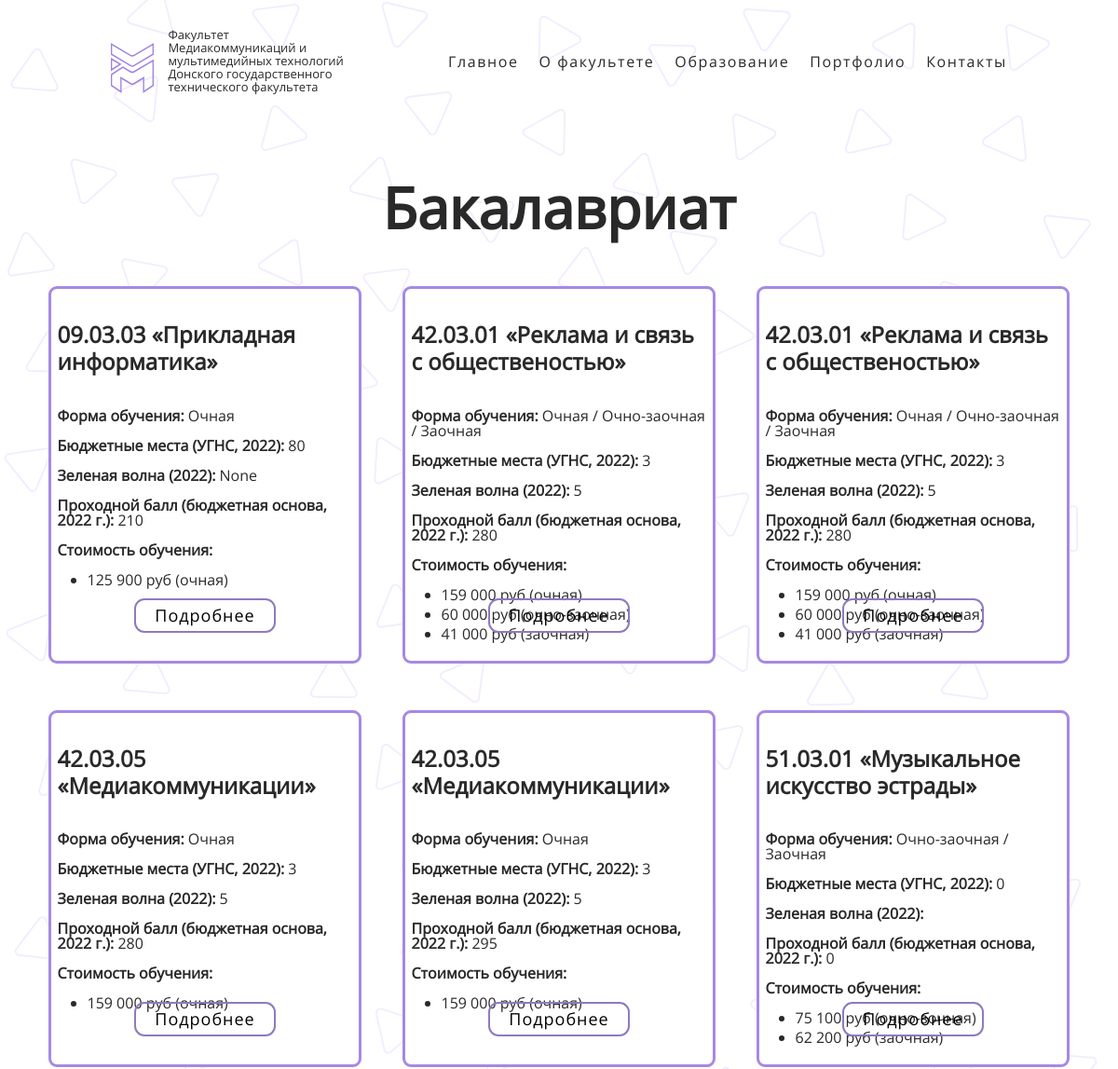
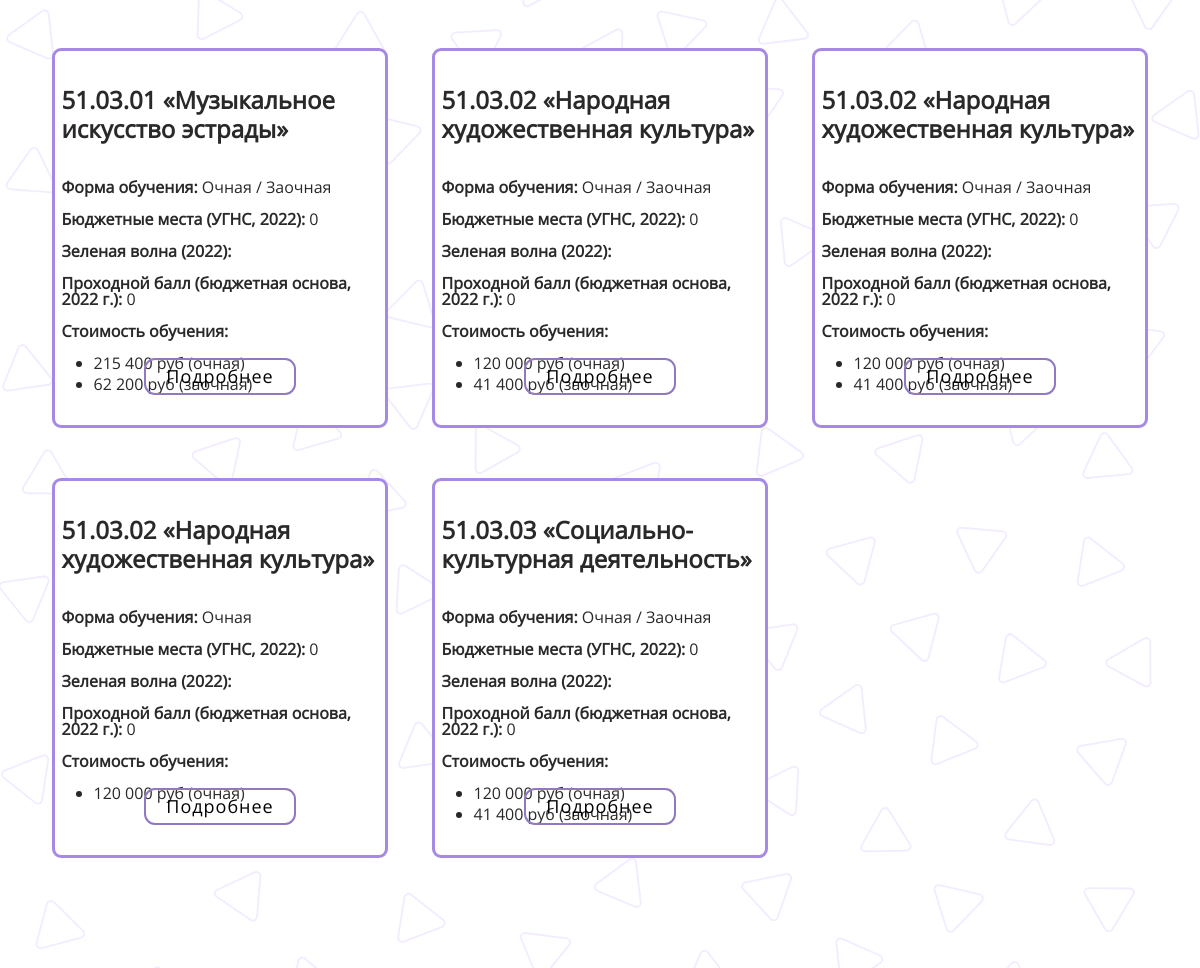
Page /education/ (upper part) on the earlier database version (2 pictures, top to bottom).
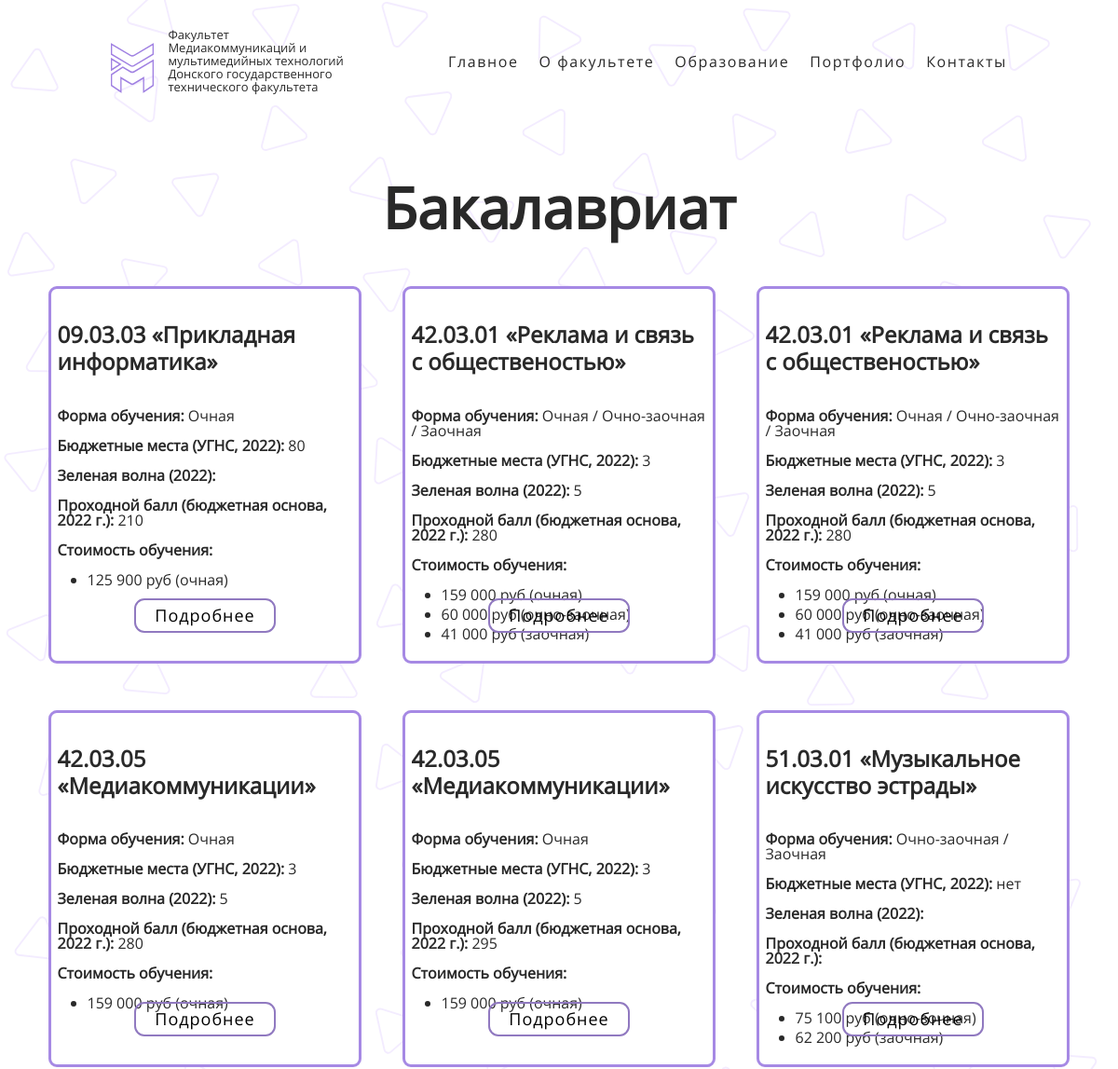
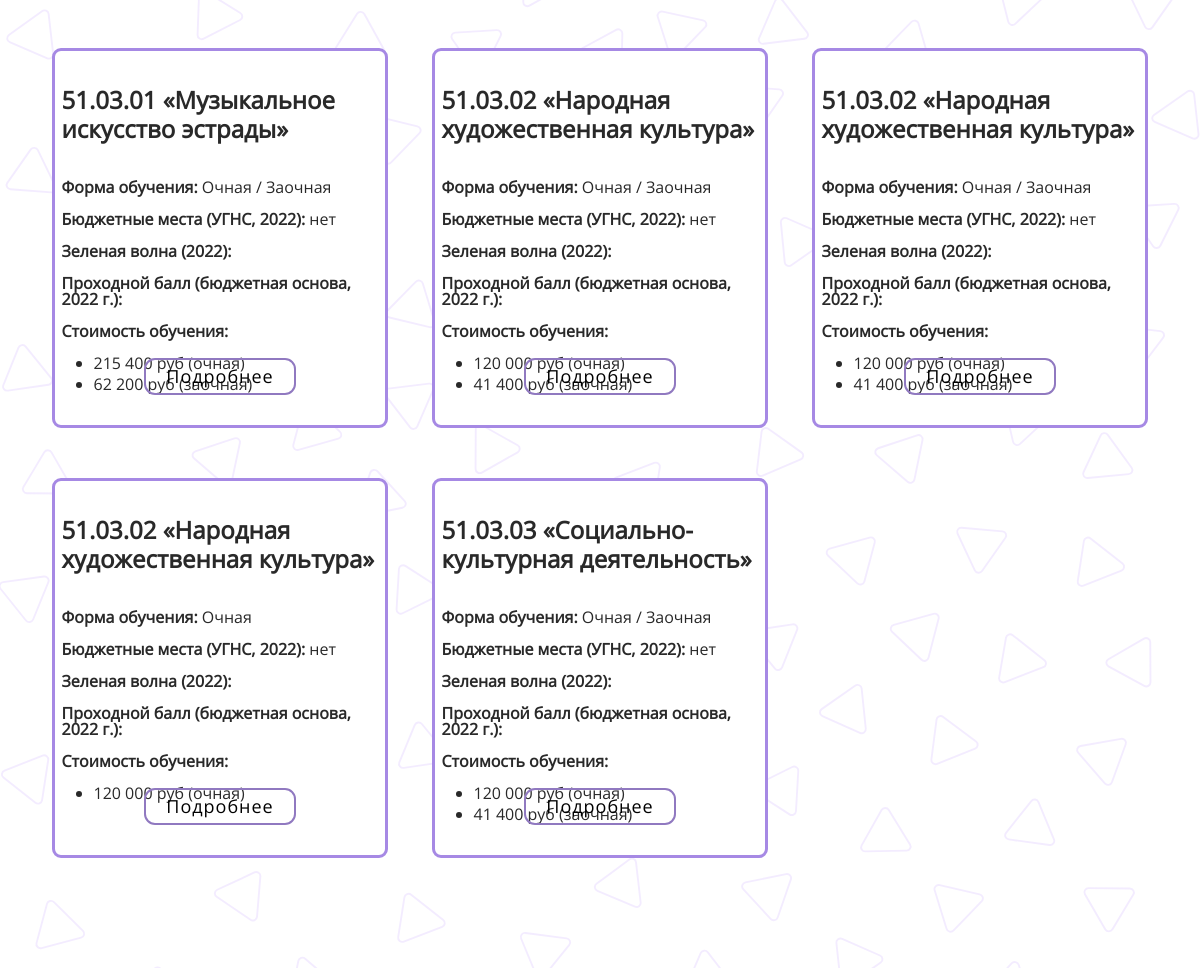
Same page on the later database version (2 pictures, top to bottom).
### mkmt/models.py (models this page shows, shortened)
class studyingPrograms(models.Model):
    title = models.CharField(max_length = 255, verbose_name='Программа обучения')
    formOfEdu = models.TextField(blank = True, verbose_name='Форма обучения')
    budgetPlaces = models.IntegerField(blank = True, verbose_name='Бюджетные места')
    greenWave = models.IntegerField(blank = True, null = True, verbose_name='Зеленая волна')
    passingScore = models.IntegerField(blank = True, verbose_name='Проходной балл')
    profile = models.TextField(blank = True, verbose_name='Профиль обучения')
    ege = models.TextField(blank = True, verbose_name='ЕГЭ')
    spo = models.TextField(blank = True, verbose_name='СПО')
    priceFT = models.TextField(blank = True, null = True, verbose_name='Стоимость очного обучения')
    pricePT = models.TextField(blank = True, null = True, verbose_name='Стоимость очно-заочного обучения')
    priceDL = models.TextField(blank = True, null = True, verbose_name='Стоимость заочного обучения')
    class Meta:
        verbose_name = 'Бакалавриат'
        verbose_name_plural = 'Бакалавриат'
        ordering = ['title']

### mkmt/views.py (the view)
# urls.py: path('education/', education, name = 'education'),
def education(request):
    undergraduate = studyingPrograms.objects.all()
    magistr090402 = magistracy.objects.filter(title = '09.04.02 Информационные системы и технологии')
    magistr420405 = magistracy.objects.filter(title = '42.04.05 Медиакоммуникации')
    magistr420401 = magistracy.objects.filter(title = '42.04.01 Реклама и связи с общественностью')
    magistr510403 = magistracy.objects.filter(title = '51.04.03 Социально-культурная деятельность')
    magistr530402 = magistracy.objects.filter(title = '53.04.02 Вокальное искусство')
    return render(request, 'mkmt/education.html', {'undergraduate': undergraduate,
                                              'magistr090402': magistr090402,
                                              'magistr420405': magistr420405,
                                              'magistr420401': magistr420401,
                                              'magistr510403': magistr510403,
                                              'magistr530402': magistr530402})

### mkmt/templates/mkmt/education.html (shortened to what this page needs)
{% load static %}
<head>
    <link rel="stylesheet" type="text/css" href="http://cdn.jsdelivr.net/npm/slick-carousel@1.8.1/slick/slick.css" />
    <link href="https://cdn.jsdelivr.net/npm/bootstrap@5.0.2/dist/css/bootstrap.min.css" rel="stylesheet"
>
    <link rel="stylesheet" href="{% static 'mkmt/styles/fontello.css' %}">
    <link rel="stylesheet" href="{% static 'mkmt/styles/styles.css' %}" />
    <link rel="stylesheet" href="{% static 'mkmt/styles/wrapper.css' %}" />
    <link rel="stylesheet" href="{% static 'mkmt/styles/stylesEducation.css' %}">
    <link rel="stylesheet" href="{% static 'mkmt/styles/header.css' %}" />
    <link rel="stylesheet" href="{% static 'mkmt/styles/burger.css' %}" />
    <link rel="stylesheet" href="{% static 'mkmt/styles/footer.css' %}" />
</head>
<body>
    <div class="wrapper">
        <header class="header">
            <div class="header_container">
                <a href="{% url 'index' %}">
                    <div class="header_name_and_logo">
                        <img class="logotype" src="{% static 'mkmt/styles/images/Vector.svg' %}" alt="Логотип" />
                        <p class="nameFaculty">Факультет Медиакоммуникаций
                            и мультимедийных технологий
                            Донского государственного
                            технического факультета
                        </p>
                    </div>
                </a>
                <div class="burger-menu">
                    <nav class="burger-menu_nav">
                        <a href="{% url 'index' %}" class="burger-menu_link">Главное</a>
                        <a href="{% url 'faculty' %}" class="burger-menu_link">О факультете</a>
                        <a href="{% url 'education' %}" class="burger-menu_link">Образование</a>
                        <a href="#" class="burger-menu_link">Портфолио</a>
                        <a href="{% url 'contacts' %}" class="burger-menu_link">Контакты</a>
                    </nav>
                </div>
            </div>
        </header>
        <div class="main">
            <section class="undergraduate">
                <div class="container">
                    <div class="row">
                        <div class="col-12">
                            <h2 class="text-center  fw-bolder mb-5  direction_title" style="padding-top:70px ;">
                                Бакалавриат</h2>
                        </div>
                    </div>
                    <div class="cards ">
                        <div class="row">
                            {% for b in undergraduate %}
                            <div class="d-flex col-xl-4 col-md-6 col-sm-12 justify-content-center">
                                <div class="card my-card">
                                    <div class="card-body">
                                        <h4 class="card-title">{{b.title}}</h4>
                                        <p class="card-text text-1"><b>Форма обучения:</b> {{b.formOfEdu}}</p>
                                        <p class="card-text text-2"><b>Бюджетные места (УГНС, 2022):</b>
                                            {{b.budgetPlaces}}
                                        </p>
                                        <p class="card-text text-3"><b>Зеленая волна (2022):</b> {{b.greenWave}}</p>
                                        <p class="card-text text-4"><b>Проходной балл (бюджетная основа, 2022 г.):</b>
                                            {{b.passingScore}}</p>
                                        <p class="card-text text-1"><b>Стоимость обучения:</b></p>
                                        <ul class="">
                                            {% if b.priceFT %}
                                            <li class="my-li">{{b.priceFT}}</li>
                                            {% endif %}
                                            {% if b.pricePT %}
                                            <li class="my-li">{{b.pricePT}}</li>
                                            {% endif %}
                                            {% if b.priceDL %}
                                            <li class="my-li">{{b.priceDL}}</li>
                                            {% endif %}
                                        </ul>
                                        <div class="div-btn">
                                            <button type="button" class="btn my-btn btn-lg" data-bs-toggle="modal"
                                                data-bs-target="#modalId_{{b.id}}">
                                                Подробнее
                                            </button>
                                        </div>
                                    </div>
                                </div>
                            </div>
                            {% endfor %}
                        </div>
                    </div>
                </div>
            </section>
            <section class="magistracy">
                <div class="container">
                    <div class="row">
                        <div class="col-12">
                            <h2 class="text-center  fw-bolder mb-5  direction_title" style="padding-top: 70px;">
                            </h2>
                        </div>
                    </div>
                </div>
            </section>
        </div>
    </div>
</body>

### mkmt/static/mkmt/styles/styles.css (style rules this page uses)
*, *::before, *::after { margin: 0; padding: 0; border: 0; box-sizing: 0; list-style: none; }
a { text-decoration: none; color: #292929; }
html, body { height: 100%; line-height: 1; font-family: "OpenSans"; color: #292929; }
.card { background-color: #fff; min-height: 360px; }
@media (max-width: 1280px) and (min-width: 900px) { .card { display: flex; flex-direction: column; align-items: center; border: 3px solid #A689E4; border-radius: 9px; margin: 0 10px 0 10px; min-height: 380px; } }

### mkmt/static/mkmt/styles/wrapper.css (style rules this page uses)
.wrapper { background-image: url(./images/fon.svg); background-repeat: repeat-x; background-size: 100%; }

### mkmt/static/mkmt/styles/stylesEducation.css (style rules this page uses)
*::before, *::after { margin: 0; padding: 0; border: 0; box-sizing: 0; list-style: none; }
a { text-decoration: none; color: #292929; }
html, body { height: 100%; line-height: 1; font-family: "OpenSans"; color: #292929; }
.container { width: 100%; margin: 0 auto; }
.direction_title { font-size: 61px; }
.card { width: 381px; }
.my-card { max-width: 381px; display: flex; align-items: center; justify-content: start; margin-bottom: 50px; }
.card-body { width: inherit; padding: 0rem 2rem; }
.card-title { font-weight: bold; margin: 35px 0px; }
.div-btn { display: flex; justify-content: center; position: absolute; bottom: 30px; left: 0; right: 0; margin: 0 auto; }
.my-btn { grid-area: button; padding: 3px; padding-left: 20px; padding-right: 20px; font-size: 18px; letter-spacing: 1px; font-weight: 400; color: black; border: 2px solid #9079C0; border-radius: 11px; }
.my-li { list-style-type: disc; padding-bottom: 5px; }

### mkmt/static/mkmt/styles/header.css (style rules this page uses)
.header { top: 0; left: 0; width: 100%; }
.header_container { display: flex; }
.header_name_and_logo { display: flex; }
@media (max-width: 1280px) and (min-width: 900px) { .header_container { margin: 0px 30px 0 30px; padding-top: 30px; justify-content: space-evenly; } }
@media (max-width: 1280px) and (min-width: 900px) { .header_name_and_logo { gap: 15px; } }
@media (max-width: 1280px) and (min-width: 900px) { .logotype { max-width: 17%; } }
@media (max-width: 1280px) and (min-width: 900px) { .nameFaculty { max-width: 200px; font-size: 13px; line-height: 14px; } }

### mkmt/static/mkmt/styles/burger.css (style rules this page uses)
.burger-menu { display: flex; flex-wrap: wrap; align-content: center; }
@media (max-width: 1280px) and (min-width: 900px) { .burger-menu_nav { min-width: 600px; display: flex; justify-content: space-between; align-content: center; } }
@media (max-width: 1280px) and (min-width: 900px) { .burger-menu_link { display: inline-block; position: relative; letter-spacing: .1em; padding-bottom: 15px; } }
@media (max-width: 1280px) and (min-width: 900px) { .burger-menu_link::after { background: none repeat scroll 0 0 transparent; bottom: 0; content: ""; display: block; height: 4px; right: 0; position: absolute; background: linear-gradient(to left, #e1b2fc, #a0f7f2 100%); transition: width .5s ease 0s, right .5s ease 0s; width: 0; } }

Differences in the rows shown:
changed studyingPrograms "09.03.03 «Прикладная информатика»": greenWave "None" → (not shown)
changed studyingPrograms "Очно-заочная / Заочная": budgetPlaces "0" → "нет"; passingScore "0" → (not shown)
changed studyingPrograms "215 400 руб (очная)": budgetPlaces "0" → "нет"; passingScore "0" → (not shown)
changed studyingPrograms (number 8 of 11 on the later page): budgetPlaces "0" → "нет"; passingScore "0" → (not shown)
changed studyingPrograms (number 9 of 11 on the later page): budgetPlaces "0" → "нет"; passingScore "0" → (not shown)
changed studyingPrograms (number 10 of 11 on the later page): budgetPlaces "0" → "нет"; passingScore "0" → (not shown)
changed studyingPrograms "51.03.03 «Социально-культурная деятельность»": budgetPlaces "0" → "нет"; passingScore "0" → (not shown)
